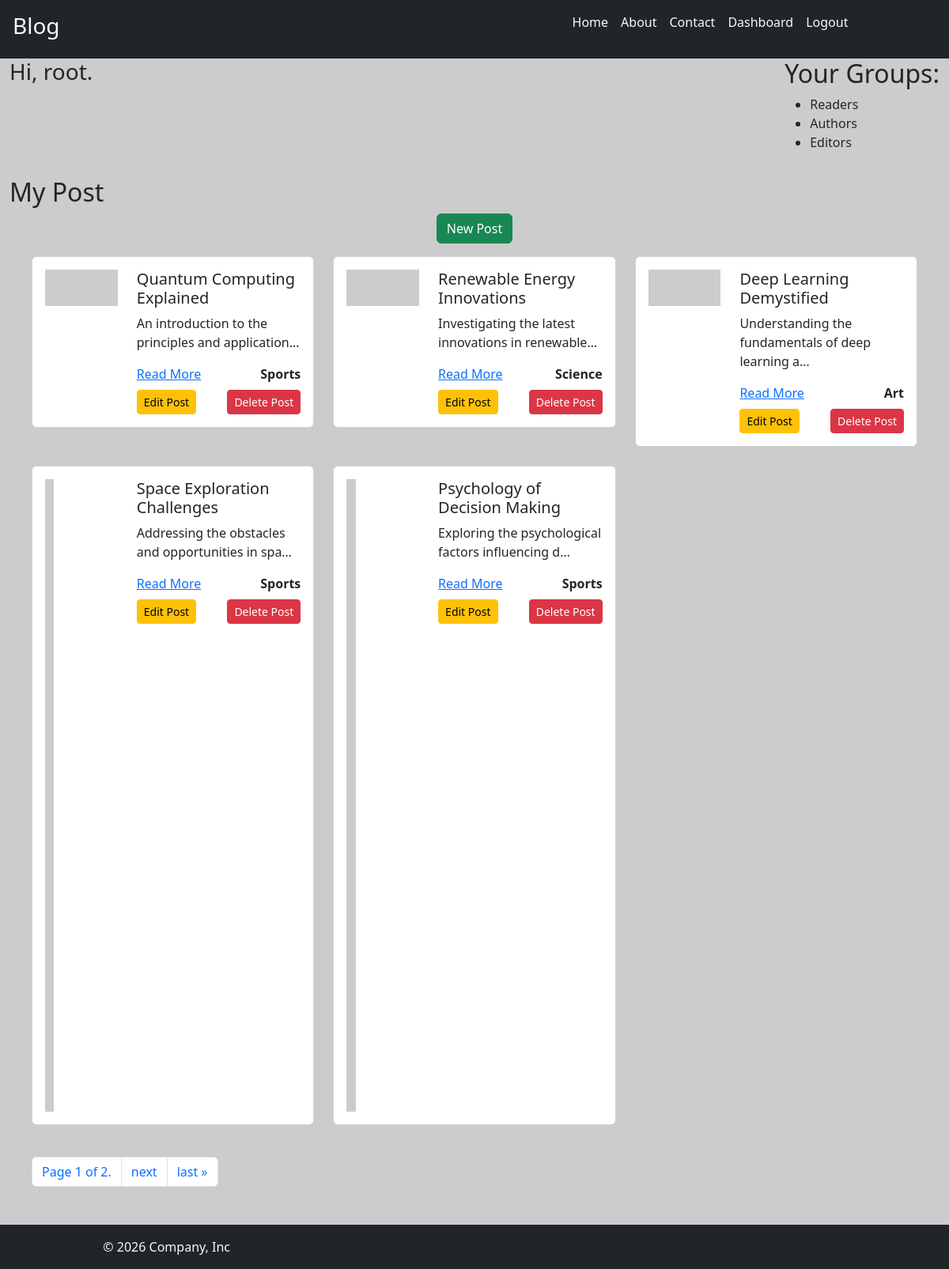
The app's page /dashboard/ (signed in) with its own data.
### blog/models.py (models this page shows, shortened)
class Post(models.Model):
    title = models.CharField(max_length = 100)
    content = models.TextField()
    img_url = models.ImageField(null = True, upload_to = "posts/images")
    created_at = models.DateTimeField(auto_now_add = True)
    slug = models.SlugField(unique = True)
    category = models.ForeignKey(Categorys, on_delete=models.CASCADE)
    user = models.ForeignKey(User, on_delete=models.CASCADE, null = True)
    is_published = models.BooleanField(default = False)
    @property
    def formatted_img_url(self) :
        url = self.img_url if self.img_url.__str__().startswith(('http://', 'https://')) else self.img_url.url
        return url

class Categorys(models.Model):
    name = models.CharField(max_length = 100)

### blog/views.py (the view)
# urls.py: path('dashboard/', views.dashboard_views, name = 'dashboard'),
def dashboard_views(request):
    blog_title = 'My Post'
    all_posts = Post.objects.filter(user = request.user)
    paginator = Paginator(all_posts, 5) # Show 5 posts per page
    page_no = request.GET.get('page')
    page_obj = paginator.get_page(page_no)
    return render(request, 'dashboard.html', {'blog_title' : blog_title, 'page_objs' : page_obj})

### blog/templates/dashboard.html (shortened to what this page needs)
{% extends 'base.html' %}
{% block content %}
    <div class="container-fluid ">
        <div class="row">
          <div class="col-6">
              <h3> Hi, {{ user.username }}.</h3>
          </div>
          <div class="col d-flex justify-content-end">
              <div>
                  <h2>Your Groups:</h2>
                  <ul>
                    {% for group in user.groups.all %}
                      <li>{{ group.name }}</li>
                    {% empty %}
                      <li>You are not a member of any groups.</li>
                    {% endfor %}
                  </ul>
              </div>
          </div>
        </div>
        <div class="row">
          <h2 class="mt-3">{{blog_title}}</h2>
          {% if perms.blog.add_post %}
          <div class="d-flex justify-content-center">
              <a href="{% url 'new_post' %}" class="btn btn-success">New Post</a>
          </div>
          {% endif %}
        </div>
        <div class="row m-3">
            {% if page_objs %}
                {% for post in page_objs %}
                    <div class="col-4 mb-4">
                        <div class="card">
                            <div class="card-body">
                                <div class="row">
                                    <div class="col-md-4">
                                        <img style="height:300; width:300" src="{{post.formatted_img_url}}" class="img-fluid" alt="...">
                                    </div>
                                    <div class="col-md-8">
                                        <h5 class="card-title">{{post.title}}</h5>
                                        <p class="card-text">{{post.content | truncatechars:50}}</p>
                                        <div class="d-flex justify-content-between">
                                            <a href="{% url 'details' slug=post.slug %}">Read More</a>
                                            <a class="text-decoration-none text-dark fw-bold" href="#">{{post.category.name}}</a>
                                        </div>
                                        <div class="d-flex justify-content-between mt-2">
                                            {% if perms.blog.change_post %}
                                            <a class="btn btn-warning btn-sm" href="{% url 'edit_post' post_id=post.id %}">Edit Post</a>
                                            {% endif %}
                                            {% if perms.blog.delete_post %}
                                            <button class="btn btn-danger btn-sm" onclick="confirmBeforeDelete(`{% url 'delete_post' post_id=post.id %}`)">Delete Post</button>
                                            {% endif %}
                                        </div>
                                    </div>
                                </div>
                            </div>
                        </div>
                    </div>
                {% endfor %}
                {% if page_objs.has_other_pages %}
                    <div class="col-12 my-3">
                        <nav aria-label="Page navigation">
                                <ul class="pagination">
                                <li class="page-item"><span class="page-link">Page {{ page_objs.number }} of {{ page_objs.paginator.num_pages }}.</span></li>
                        {% if page_objs.has_next %}
                                <li class="page-item">
                                    <a class="page-link" href="?page={{ page_objs.next_page_number }}" aria-label="Next">
                                        <span aria-hidden="true">next</span>
                                    </a>
                                </li>
                                <li class="page-item">
                                    <a class="page-link" href="?page={{ page_objs.paginator.num_pages }}" aria-label="Last">
                                        <span aria-hidden="true">last &raquo;</span>
                                    </a>
                                </li>
                            </ul>
                        </nav>
                        {% endif %}
                    </div>
                {% endif %}
            {% else %}
                <h3>No posts available.</h3>
            {% endif %}
        </div>
    </div>
{% endblock %}

### blog/static/blog/style.css (style rules this page uses)
body { background-color: #cccccc; }

### records on screen
Post: title "Quantum Computing Explained", content "An introduction to the principles and application…", category.name "Sports"
Post: title "Renewable Energy Innovations", content "Investigating the latest innovations in renewable…", category.name "Science"
Post: title "Deep Learning Demystified", content "Understanding the fundamentals of deep learning a…", category.name "Art"
Post: title "Space Exploration Challenges", content "Addressing the obstacles and opportunities in spa…", category.name "Sports"
Post: title "Psychology of Decision Making", content "Exploring the psychological factors influencing d…", category.name "Sports"

### other values on screen
{{ user.username }} "root"
{{ group.name }} "Readers"
{{ group.name }} "Authors"
{{ group.name }} "Editors"
{{ blog_title }} "My Post"
{{ page_objs.number }} "1"
{{ page_objs.paginator.num_pages }} "2"
